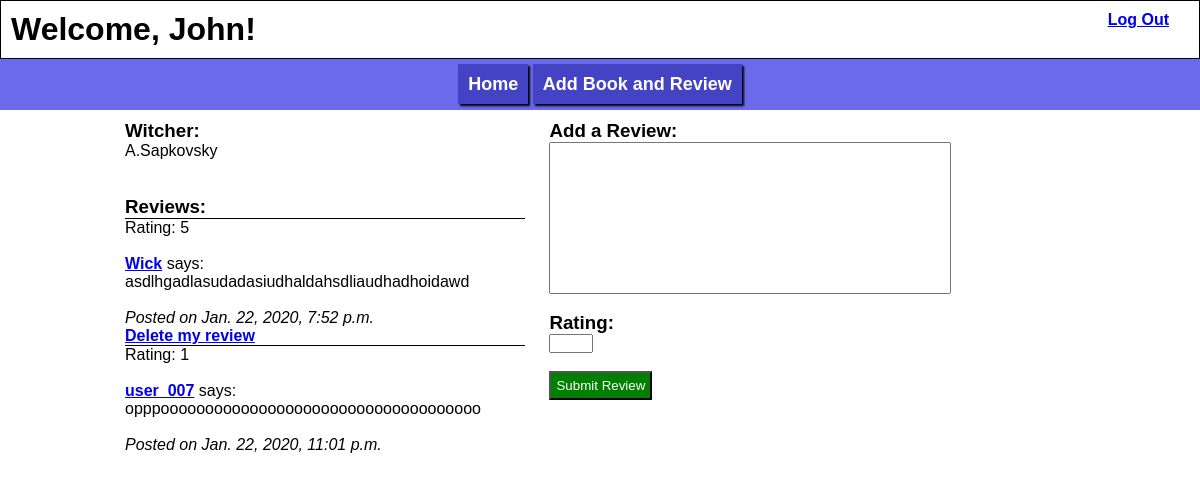
The app's page /books/2 (signed in) with its own data.
### login_app/models.py (models this page shows)
class User(models.Model):
    first_name = models.CharField(max_length = 255)
    alias = models.CharField(max_length = 255)
    email = models.CharField(max_length = 384)
    password = models.CharField(max_length = 60)
    objects = UserManager()
    created_at = models.DateTimeField(auto_now_add = True)
    updated_at = models.DateTimeField(auto_now = True)

### book_reviews_app/models.py (models this page shows)
class Book(models.Model):
    title = models.CharField(max_length = 100)
    author = models.ForeignKey(Author, related_name = "books", on_delete = models.CASCADE)
    created_at = models.DateTimeField(auto_now_add = True)
    updated_at = models.DateTimeField(auto_now = True)
    objects = BookManager()

class Author(models.Model):
    name = models.CharField(max_length = 100)
    created_at = models.DateTimeField(auto_now_add = True)
    updated_at = models.DateTimeField(auto_now = True)
    objects = AuthorManager()

class Review(models.Model):
    content = models.TextField()
    rating = models.IntegerField()
    user = models.ForeignKey(User, related_name = "reviews", on_delete = models.CASCADE)
    book = models.ForeignKey(Book, related_name = "reviews", on_delete = models.CASCADE)
    created_at = models.DateTimeField(auto_now_add = True)
    updated_at = models.DateTimeField(auto_now = True)
    objects = ReviewManager()

### book_reviews_app/views.py (the view)
# urls.py: path('<int:book_id>', views.book_info),
def book_info(request, book_id):
    context = {
        "book":Book.objects.get(id = book_id)
    }
    return render(request, "book_info.html", context)

### book_reviews_app/templates/book_info.html (shortened to what this page needs)
<!DOCTYPE html>
<html lang="en">
<head>
    {% load static %}
    <link rel="stylesheet" type="text/css" href="{% static 'books_style.css' %}">
</head>
<body>
    <header>
        <h1>Welcome, {{request.session.first_name}}!</h1>
        <a href="/books/logout">Log Out</a>
    </header>
    <nav>
        <a class="navigate_links" href="/books">Home</a>
        <a class="navigate_links" href="/books/add">Add Book and Review</a>
    </nav>
    <div id="wrapper">
        <main>
            <div class="review_parent">
                <h3>{{book.title}}:</h3>
                <p>{{book.author.name}}</p><br><br>
                <h3>Reviews:</h3>
                {% for review in book.reviews.all %}
                    <div class="review_child">
                        <p>Rating: {{review.rating}}</p><br>
                        <a href="/books/user/{{review.user.id}}">{{review.user.alias}}</a> says:
                        <p>{{review.content}}</p><br>
                        <p style="font-style: italic;">Posted on {{review.updated_at}}</p>
                        {% if review.user.id == request.session.user_id %}
                            <a href="/books/{{book.id}}/review/{{review.id}}/delete">Delete my review</a>
                        {% endif %}
                        <br>
                    </div>
                {% endfor %}
            </div>
            <div class="review">
                <form action="/books/{{book.id}}/add_review" method="POST">
                    <h3>Add a Review:</h3> <textarea name="review" cols="40" rows="10"></textarea><br>
                    <h3>Rating:</h3> <input type="number" name="rating" min="1" max="5"><br>
                    <input class="add_button" type="submit" value="Submit Review">
                </form>
                <ul class="errors">
                </ul>
            </div>
        </main>
    </div>
</body>
</html>

### login_app/static/books_style.css (style rules this page uses)
* { margin: 0px; padding: 0px; vertical-align: top; text-align: left; font-family: sans-serif; }
html, body { margin: 0px; height: 100%; }
#wrapper { height: 100%; }
main { margin: 0px auto; width: 970px; }
a { font-weight: bold; }
.review, .info { width: 400px; display: inline-block; padding: 10px; }
.review_parent { width: 400px; display: inline-block; padding: 10px; }
.review_child { border-top: black; border-top-style: groove; border-top-width: 1px; display: block; }
nav { margin: 0px; padding: 15px; text-align: center; background-color: rgb(106, 106, 235); }
.navigate_links { text-decoration: none; font-weight: bold; font-size: 18px; color: white; padding: 10px; background-color: rgb(67, 67, 195); box-shadow: 2px 2px 2px black; }
.add_button { padding: 5px; background-color: green; display: inline-block; color: white; }
.errors, .errors li { font-weight: bold; color: red; list-style-type: none; padding: 5px; }
header a, header h1 { display: inline-block; vertical-align: middle; }
header a { float: right; margin-right: 20px; }
header { margin: 0px; padding: 10px; border:1px solid black; }
textarea { resize: none; width: 100%; }
input, textarea { display: block; }

### records on screen
User: session.first_name "John"
Book: title "Witcher", author.name "A.Sapkovsky"
Review: rating "5", user.alias "Wick", content "asdlhgadlasudadasiudhaldahsdliaudhadhoidawd", updated_at "Jan. 22, 2020, 7:52 p.m."
Review: rating "1", user.alias "user_007", content "opppoooooooooooooooooooooooooooooooooooo", updated_at "Jan. 22, 2020, 11:01 p.m."
